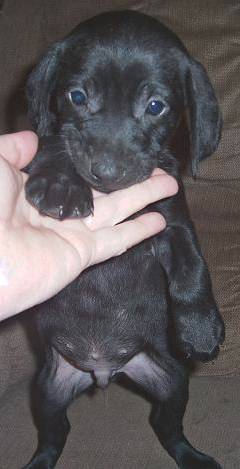
#> input picture images/0.jpg, 240 x 469 px
$ python -i transformations.py   (imports and definitions only)
#> lines starting #> are read from the running program, lines starting #| are printed output that depends on the picture
#> further down, picture is the input picture: shape (469, 240, 3); mean B, G, R 90.5, 88.4, 93.3
#   _                        __                           _   _
#  | |                      / _|                         | | (_)
#  | |_ _ __ __ _ _ __  ___| |_ ___  _ __ _ __ ___   __ _| |_ _  ___  _ __  ___
#  | __| '__/ _` | '_ \/ __|  _/ _ \| '__| '_ ` _ \ / _` | __| |/ _ \| '_ \/ __|
#  | |_| | | (_| | | | \__ \ || (_) | |  | | | | | | (_| | |_| | (_) | | | \__ \
#   \__|_|  \__,_|_| |_|___/_| \___/|_|  |_| |_| |_|\__,_|\__|_|\___/|_| |_|___/
#
"""
transformations.py

Various transformations used in the ImageAugmenter Class
"""
import cv2
import numpy as np
import random


def random_square_crop_with_resize(
    image, new_side_len=400, interpolation=cv2.INTER_LANCZOS4
):
    """
    Takes in a rectangular image, reshapes it to be a square based on the shortest side,
    re-sizes the square have size `new_side_len`

    :param image: (np.ndarray) - 2d, 3 channel image
    :param new_side_len: side length of the output square image
    :param interpolation: type of resizing interpolation
    :return: re-sized square image
    """
#> called with new_side_len = 400, interpolation = 4

    height, width, _ = image.shape
#> height = 469; width = 240

    # TODO: Catch these `zero-images` before passing into this func
    # Sometimes an image is passed in that has 0 height or width
    # I don't know why exactly, but they don't help, so they gotta go
    if 0 in [height, width]:
        return None

    # FIXME: Code is repeated in both if conditions - abstract this
    if height < width:

        # Shrink proportionally so the shorter side is of size `new_side_len`
        new_height = new_side_len
        new_width = int(width * new_height / height)

        image_resized = cv2.resize(
            image, (new_width, new_height), interpolation=interpolation
        )

        # some images are already square, others need to be made square
        if image_resized.shape[0] == image_resized.shape[1]:
            image_square = image_resized
        else:

            # a square fits inside a rectangle -  figure out the extra space in the image
            extra_width = new_width - new_side_len
            margin = extra_width // 2
            rand_adjustment = random.randint(0, margin) * random.choice([1, -1])

            # take into account the side length not being an even number
            shift = 1 if margin % 2 == 1 else 0

            # crop the rectangle down to a square
            image_square = image_resized[
                :, margin - rand_adjustment : -(margin + shift + rand_adjustment), :
            ]
            try:
                print(image.shape)
                image_square = cv2.resize(
                    image_square, (new_side_len, new_side_len), interpolation=interpolation
                )
            except Exception as e:
                print(e)

    # FIXME: Code is repeated in both if conditions - abstract this
    elif width < height:

        # Shrink proportionally so the shorter side is of size `new_side_len`
        new_width = new_side_len
        new_height = int(height * new_width / width)
#> new_height = 781

        image_resized = cv2.resize(
            image, (new_width, new_height), interpolation=interpolation
        )

        # some images are already square, others need to be made square
        if image_resized.shape[0] == image_resized.shape[1]:
            image_square = image_resized
        else:

            # a square fits inside a rectangle -  figure out the extra space in the image
            extra_height = new_height - new_side_len
#> extra_height = 381
            margin = extra_height // 2
#> margin = 190
            rand_adjustment = random.randint(0, margin) * random.choice([1, -1])
#> rand_adjustment = -98

            # take into account the side length not being an even number
            shift = 1 if margin % 2 == 1 else 0
#> shift = 0

            # crop the rectangle down to a square
            image_square = image_resized[
                margin - rand_adjustment : -(margin + shift + rand_adjustment), :, :
            ]
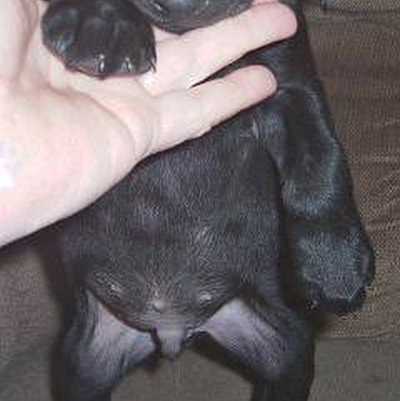
#> image_square: shape (401, 400, 3); mean B, G, R 105.6, 103, 110.2
            try:
                print(image.shape)
#| (469, 240, 3)
                image_square = cv2.resize(
                    image_square, (new_side_len, new_side_len), interpolation=interpolation
                )
#> image_square: shape (400, 400, 3)
            except Exception as e:
                print(e)

    else:
        # the image is already a square, just resize it
        image_square = cv2.resize(
            image, (new_side_len, new_side_len), interpolation=interpolation
        )

    return image_square


# [154 lines left out: functions rotate_and_zoom, adjust_contrast, adjust_brightness, adjust_saturation, flip_left_right, noisy, not called in this run]

>>> import cv2
>>> picture = cv2.imread('../images/0.jpg')
>>> result = random_square_crop_with_resize(picture)
